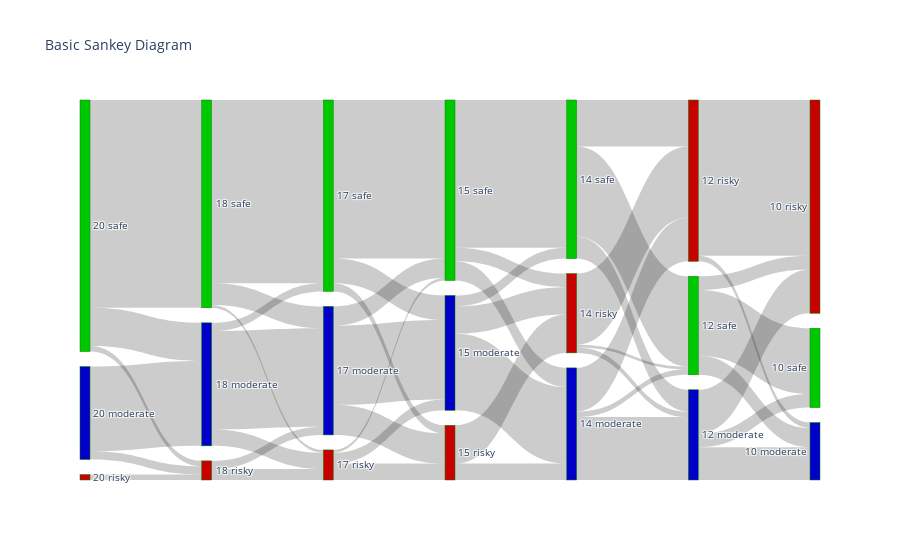

Here is the notebook cell this chart was saved with:
### Code cell
import plotly.graph_objects as go

fig = go.Figure(data=[go.Sankey(
    arrangement='snap',
    node=dict(
        pad=15,
        thickness=10,
        line=dict(color="green", width=0.5),
        label=list(fl_index_mapping.keys()),
        customdata=list(fl_index_mapping.keys()),
        hovertemplate='%{customdata} has total value %{value}<extra></extra>',
        color=list(fl_color_mapping.values())
    ),
    link=dict(

        arrowlen=0,
        source=links[0],
        target=links[1],
        value=links[2],
        hovertemplate=' ',
    ))])

fig.update_layout(title_text="Basic Sankey Diagram", font_size=10)

### Figure 1 — Plotly figure (JSON) as saved in the notebook; plotly's stock layout.template omitted (floating-point values rounded to 4 significant figures)
{"data": [{"arrangement": "snap", "link": {"arrowlen": 0, "hovertemplate": " ", "source": [2, 2, 2, 1, 1, 1, 0, 0, 0, 5, 5, 5, 4, 4, 4, 3, 3, 3, 8, 8, 8, 7, 7, 7, 6, 6, 6, 11, 11, 11, 10, 10, 10, 9, 9, 9, 14, 14, 14, 13, 13, 13, 12, 12, 12, 17, 17, 17, 16, 16, 16, 15, 15, 15], "target": [5, 4, 3, 5, 4, 3, 5, 4, 3, 8, 7, 6, 8, 7, 6, 8, 7, 6, 11, 10, 9, 11, 10, 9, 11, 10, 9, 14, 13, 12, 14, 13, 12, 14, 13, 12, 17, 16, 15, 17, 16, 15, 17, 16, 15, 20, 19, 18, 20, 19, 18, 20, 19, 18], "value": [31, 3, 0, 0, 2, 0, 14, 2, 76, 36, 6, 3, 3, 4, 0, 8, 1, 67, 29, 11, 7, 4, 6, 1, 9, 3, 58, 28, 10, 4, 6, 14, 0, 7, 5, 54, 23, 16, 2, 2, 26, 1, 8, 17, 33, 12, 16, 5, 2, 57, 0, 7, 5, 24]}, "node": {"color": ["rgb(0, 200, 0)", "rgb(200, 0, 0)", "rgb(0, 0, 200)", "rgb(0, 200, 0)", "rgb(200, 0, 0)", "rgb(0, 0, 200)", "rgb(0, 200, 0)", "rgb(200, 0, 0)", "rgb(0, 0, 200)", "rgb(0, 200, 0)", "rgb(200, 0, 0)", "rgb(0, 0, 200)", "rgb(0, 200, 0)", "rgb(200, 0, 0)", "rgb(0, 0, 200)", "rgb(0, 200, 0)", "rgb(200, 0, 0)", "rgb(0, 0, 200)", "rgb(0, 200, 0)", "rgb(200, 0, 0)", "rgb(0, 0, 200)"], "customdata": ["20 safe", "20 risky", "20 moderate", "18 safe", "18 risky", "18 moderate", "17 safe", "17 risky", "17 moderate", "15 safe", "15 risky", "15 moderate", "14 safe", "14 risky", "14 moderate", "12 safe", "12 risky", "12 moderate", "10 safe", "10 risky", "10 moderate"], "hovertemplate": "%{customdata} has total value %{value}<extra></extra>", "label": ["20 safe", "20 risky", "20 moderate", "18 safe", "18 risky", "18 moderate", "17 safe", "17 risky", "17 moderate", "15 safe", "15 risky", "15 moderate", "14 safe", "14 risky", "14 moderate", "12 safe", "12 risky", "12 moderate", "10 safe", "10 risky", "10 moderate"], "line": {"color": "green", "width": 0.5}, "pad": 15, "thickness": 10}, "type": "sankey"}], "layout": {"font": {"size": 10}, "title": {"text": "Basic Sankey Diagram"}}}
